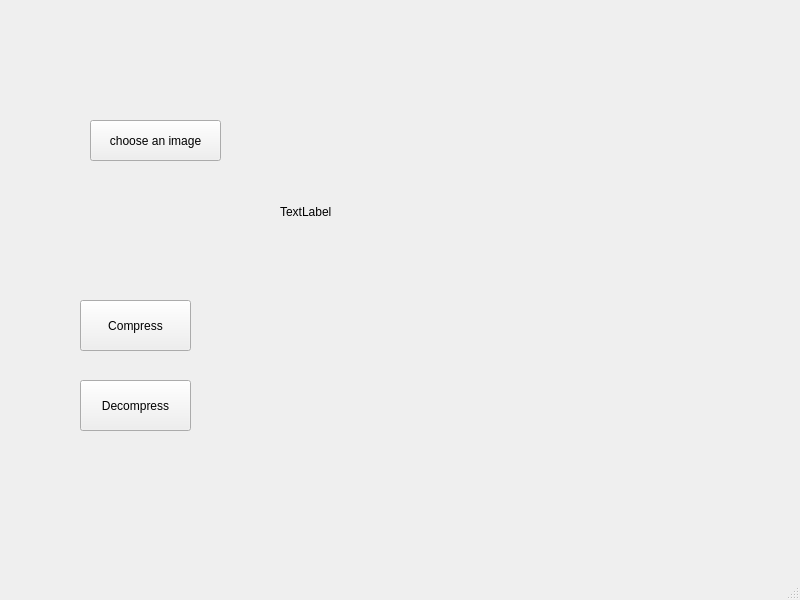
<?xml version="1.0" encoding="UTF-8"?>
<ui version="4.0">
 <class>MainWindow</class>
 <widget class="QMainWindow" name="MainWindow">
  <property name="geometry">
   <rect>
    <x>0</x>
    <y>0</y>
    <width>800</width>
    <height>600</height>
   </rect>
  </property>
  <property name="windowTitle">
   <string>MainWindow</string>
  </property>
  <widget class="QWidget" name="centralwidget">
   <widget class="QPushButton" name="pushButton">
    <property name="geometry">
     <rect>
      <x>90</x>
      <y>120</y>
      <width>131</width>
      <height>41</height>
     </rect>
    </property>
    <property name="text">
     <string>choose an image</string>
    </property>
   </widget>
   <widget class="QLabel" name="label">
    <property name="geometry">
     <rect>
      <x>280</x>
      <y>36</y>
      <width>441</width>
      <height>351</height>
     </rect>
    </property>
    <property name="text">
     <string>TextLabel</string>
    </property>
   </widget>
   <widget class="QPushButton" name="pushButton_2">
    <property name="geometry">
     <rect>
      <x>80</x>
      <y>300</y>
      <width>111</width>
      <height>51</height>
     </rect>
    </property>
    <property name="text">
     <string>Compress</string>
    </property>
   </widget>
   <widget class="QPushButton" name="pushButton_3">
    <property name="geometry">
     <rect>
      <x>80</x>
      <y>380</y>
      <width>111</width>
      <height>51</height>
     </rect>
    </property>
    <property name="text">
     <string>Decompress</string>
    </property>
   </widget>
  </widget>
  <widget class="QMenuBar" name="menubar">
   <property name="geometry">
    <rect>
     <x>0</x>
     <y>0</y>
     <width>800</width>
     <height>22</height>
    </rect>
   </property>
  </widget>
  <widget class="QStatusBar" name="statusbar"/>
 </widget>
 <resources/>
 <connections/>
</ui>
